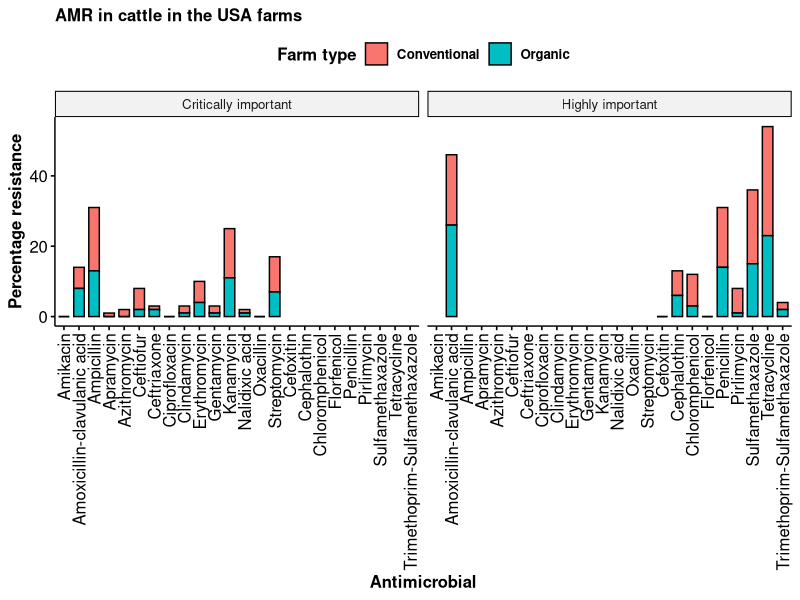

The R script that drew this image:
library(tidyverse)
library(dplyr)
library(ggpubr)
library(dplyr)



#Load data
main_data <- read_csv("conv.csv")

#changing percentage resistance into numeric class and rounding off  
main_data$percent_resistant <- as.numeric(as.character
                                          (main_data$percent_resistant))

main_data$percent_resistant <- round(main_data$percent_resistant, digits = 0)


main_data<- main_data%>%
  mutate(
    host = 
      ifelse(host == "Cows and Calves", 
             "Cattle", host))
      
main_data%>%
  count(host)%>%
  view()

usa_cattle <- main_data %>%
  filter(country == "United States of America" &
           host == "Cattle") %>%
  select("author",
         "country",
         "iso_3",
         "locality",
         "farm_type",
         "sample_type",
         "host",
         "antimicrobial",
         "antimicrobial_compound",
         "who_classification",
         "pathogen",
         
         "percent_resistant",
         
         "no_isolates",
         "sampling_start_date", 
         "sampling_end_date"
  )


usa_data1 <- aggregate(percent_resistant~host+farm_type+host+antimicrobial+
                         who_classification+percent_resistant, usa_cattle, mean) 


usa_data1$percent_resistant <- round(usa_data1$percent_resistant, digits = 0)

##Stacked bar
us_plot <- ggbarplot(usa_data1, "antimicrobial", "percent_resistant", 
                     fill = "farm_type",
                     subtitle = "AMR in cattle in the USA farms",
                     xlab = "Antimicrobial", ylab = "Percentage resistance",
                     legend.title = "Farm type", font.x = "bold", font.y = "bold",
                     font.legend = "bold", font.subtitle = "bold")+
  rotate_x_text(90)

us_plot <- us_plot+facet_wrap(~who_classification)
